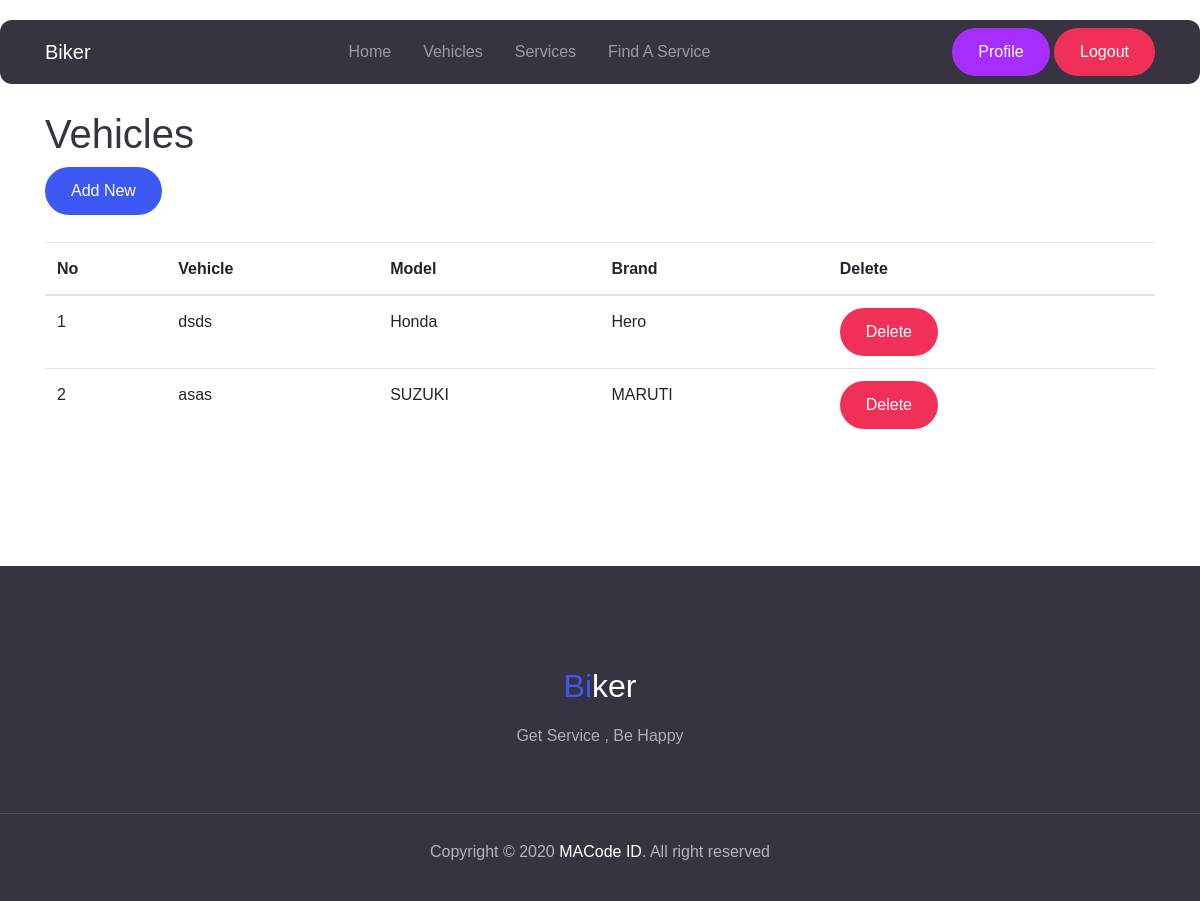
Page /account/vehicles_user/ (signed in) on the committed database.
### vehicles/models.py (models this page shows, shortened)
class Vehicle(models.Model):
    vehicle_number=models.CharField(max_length=20)
    model_fk = models.ForeignKey(Models,related_name="model_vehicle",on_delete=models.CASCADE)
    user = models.ForeignKey(Account,related_name="account_vehicle",on_delete=models.CASCADE)
    status= models.BooleanField(default=False)
    created_at = models.DateTimeField(auto_now_add=True)
    updated_at = models.DateTimeField(auto_now=True)
    class Meta:
        ordering = ["-created_at"]

### model/models.py (models this page shows, shortened)
class Models(models.Model):
    model_name = models.CharField(max_length=100,verbose_name="Model Name")
    status = models.BooleanField(default=True)
    brand = models.ForeignKey(Brand,related_name="model_brand",on_delete=models.CASCADE)
    created_at = models.DateTimeField(auto_now_add=True)
    updated_at = models.DateTimeField(auto_now=True)
    class Meta:
        ordering = ["-created_at"]
        verbose_name_plural = "Models"
        verbose_name = "Model"

### brand/models.py (models this page shows, shortened)
class Brand(models.Model):
    brand = models.CharField(max_length=100)
    logo = models.ImageField()
    status = models.BooleanField(default=True)
    created_at = models.DateTimeField(auto_now_add=True)
    updated_at = models.DateTimeField(auto_now=True)
    class Meta:
        ordering= ["-created_at"]

### account/views.py (the view)
# urls.py: path('vehicles_user/',views.user_vehicle,name="vehicle_user"),
def user_vehicle(request):
    if not request.user.is_authenticated:
        return redirect('/')
    else:
        account = Account.objects.get(user=request.user)
        if account.is_servicer==True:
            return redirct('/')
        if request.method=="POST":
            model = request.POST['model']
            vehicle_number = request.POST['vehicle_number']
            try:
                vehicle_dup =Vehicle.objects.get(vehicle_number=vehicle_number)
            except:
                vehicle_dup=None
            if vehicle_dup is not None:
                vehicles= Vehicle.objects.filter(user=account)
                models = Models.objects.all()
                context={
                    "vehicles":vehicles,
                    "models":models,
                    "msg":"Vehicle is Already Inserted!!",
                    "type":"error"
                 }
                return render(request,'account/page/user/vehicles.html',context)
            else:
                model_pk = Models.objects.get(pk=model)
                vehicle= Vehicle(user=account,vehicle_number=vehicle_number,model_fk=model_pk)
                vehicle.save()
                return redirect('vehicle_user')
        else:
            try:
                models = Models.objects.all()
                vehicles= Vehicle.objects.all()
                context={
                    "vehicles":vehicles,
                    "models":models,
                 }
                return render(request,'account/page/user/vehicles.html',context)
            except Exception as E:
                return HttpResponse(str(E))

### account/context.py (called while the page is built)
def get_user(request):
    try:
        ac = Account.objects.get(user=request.user)
        if ac.is_servicer:
            context ={
                "servicer":True
                }
        else:
            context ={
                "servicer":False
                }
    except Exception as e:
        context ={
                "servicer":False
                }
    return context

### account/templates/account/page/user/vehicles.html (shortened to what this page needs)
{% extends 'shared/page/base.html'%}
{%block body%}
{% include 'account/component/user/vehicle_user.html' %}
{% endblock %}

### account/templates/account/component/user/vehicle_user.html (shortened to what this page needs)
<br>
<br>
<br>
<br>
<html lang="en">
<head>
</head>
<body>
<div class="container">
  <div>
  <h2>Vehicles</h2><span><a href="/" class="btn btn-primary rounded-pill text-white"  data-toggle="modal" data-target="#exampleModal">Add New</a></span>
  </div>
  <br>
  <div class="table-responsive">
  <table class="table">
    <thead>
      <tr>
        <th>No</th>
         <th>Vehicle</th>
        <th>Model</th>
        <th>Brand</th>
        <th>Delete</th>
      </tr>
    </thead>
    <tbody>
    {% if vehicles %}
    {% for s in vehicles%}
      <tr>
      <td>{{forloop.counter}}</td>
      <td>{{s.vehicle_number}}</td>
        <td>{{s.model_fk.model_name}}</td>
        <td>{{s.model_fk.brand.brand}}</td>
        <td><a href="{% url 'vehicle_delete' s.pk%}" class="btn btn-danger rounded-pill text-white">Delete</a></td>
      </tr>
    {% endfor %}
   {% else %}
    <tr>
    <td rowspan="4">No Data Found!!.</td></tr>
   {% endif %}
    </tbody>
  </table>
  </div>
</div>
</body>
</html>
<br>
<br>
<br>
<br>

### shared/static/assets/css/mobster.css (style rules this page uses)
:root { --primary: #3D58F3; --secondary: #A52EFF; --success: #0ABF9E; --warning: #E89E09; --info: #4699F8; --danger: #F13057; --indigo: #602FDA; --dark: #383340; --light: #F0EEF5; --gray: #6b6872; --white: #fff; --font-family: 'Quicksand', Arial, Helvetica, sans-serif; --line-height: 1.7; }
body { font-family: 'Quicksand', Arial, Helvetica, sans-serif; font-size: 16px; line-height: 1.7; color: #383340; }
a { color: #526bf5; }
h1, h2, h3, h4, h5, h6, .h1, .h2, .h3, .h4, .h5, .h6 { line-height: 1.25; }
h2, .h2 { font-size: 2.5rem; }
.btn { padding: 10px 24px; border-width: 2px; }
.btn-primary { color: #ffffff; background-color: #3D58F3; border-color: transparent !important; }
.btn-danger { color: #ffffff; background-color: #F13057; border-color: transparent !important; }

### rows in the picture
Vehicle: vehicle_number "dsds", model_fk.model_name "Honda", model_fk.brand.brand "Hero"
Vehicle: vehicle_number "asas", model_fk.model_name "SUZUKI", model_fk.brand.brand "MARUTI"
